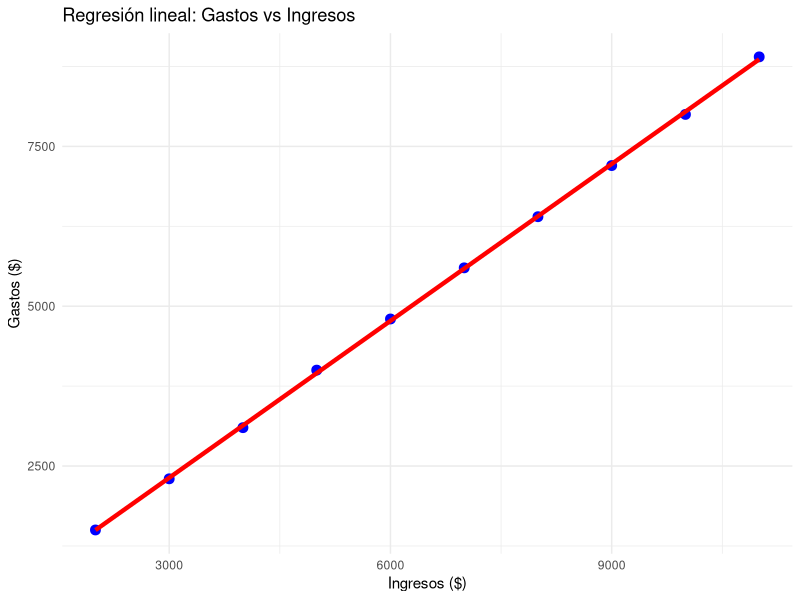

This figure's R source:
# Cargar librerías necesarias
library(ggplot2)

# Definir los datos
X <- c(2000, 3000, 4000, 5000, 6000, 7000, 8000, 9000, 10000, 11000)  # Ingresos ($)
Y <- c(1500, 2300, 3100, 4000, 4800, 5600, 6400, 7200, 8000, 8900)    # Gastos ($)

# Ajustar el modelo de regresión lineal
modelo <- lm(Y ~ X)

# Obtener las predicciones del modelo
Y_pred <- predict(modelo)

# Calcular el coeficiente de determinación R^2
r2 <- summary(modelo)$r.squared
cat(sprintf("Coeficiente de correlación (R^2): %.2f\n", r2))

# Crear un data.frame para facilitar el gráfico
data <- data.frame(X, Y, Y_pred)

# Crear el gráfico de dispersión con la línea de regresión
ggplot(data, aes(x = X, y = Y)) +
  geom_point(color = "blue", size = 3) +  # Puntos de datos reales
  geom_line(aes(x = X, y = Y_pred), color = "red", size = 1.5, linetype = "solid") +  # Línea de regresión
  labs(
    title = "Regresión lineal: Gastos vs Ingresos",
    x = "Ingresos ($)",
    y = "Gastos ($)"
  ) +
  theme_minimal() +
  theme(legend.position = "none")  # Eliminar leyenda, ya que no es necesaria
